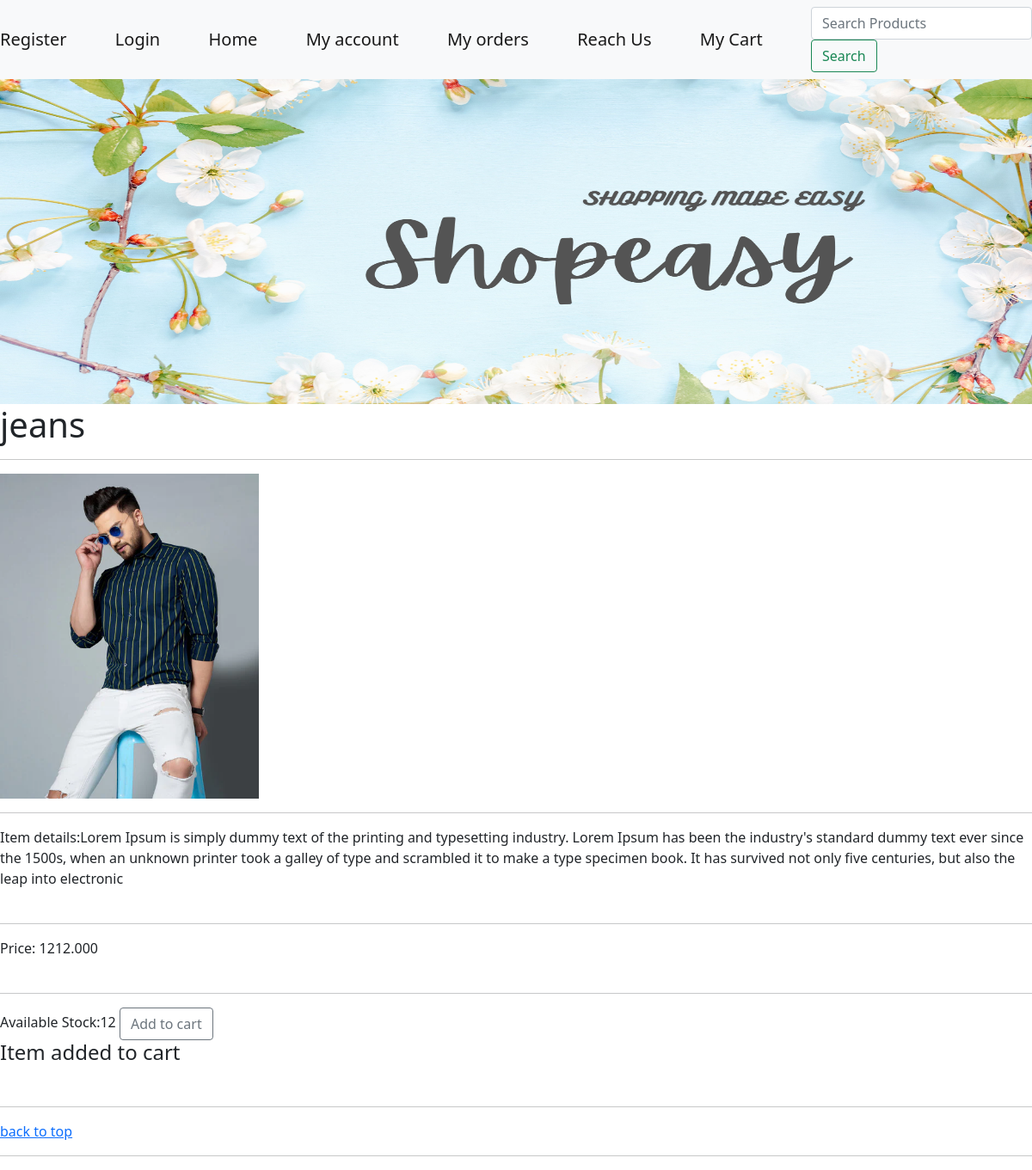
The app's page /product/jeans/ with its own data.
### item/models.py (models this page shows, shortened)
class Product(models.Model):
    name = models.CharField(max_length=250, unique=True)
    slug = models.SlugField(max_length=250, unique=True,blank=True)
    desc = models.TextField(blank=True)
    img = models.ImageField(upload_to='productimg', blank=True)
    category=models.ForeignKey(Category,on_delete=models.CASCADE)
    price = models.DecimalField(max_digits=10,decimal_places=3)
    stock=models.IntegerField(blank=True)
    digital = models.BooleanField(default=False,null=True, blank=True)
    available=models.BooleanField(default=True)
    created=models.DateTimeField(auto_now=True)
    updated=models.DateTimeField(auto_now=True)
    class Meta:
        ordering = ['name']
        verbose_name = 'product'
        verbose_name_plural = 'products'

### item/views.py (the view)
# urls.py: path('product/<slug:p_slug>/',views.proddesc,name='productpage'),
def proddesc(request,p_slug):
    product=get_object_or_404(Product,slug=p_slug)
    messages.info(request,'Item added to cart')
    return render(request,'product.html',{'product':product})

### templates/product.html
{% extends 'base.html' %}
{% block content %}
{% load static %}
<body>
  <h1>{{ product.name }}</h1>
  <hr>
<img src="{{ product.img.url }}" alt="" style="width:auto;height:10cm"><hr>
Item details:{{ product.desc }}<br><br><hr>
Price: {{ product.price }}<br><br><hr>
{% if product.stock < 1 %}
    <strong>Out of Stock </strong>
{% else %}
    Available Stock:{{ product.stock }}
    <button data-product='{{product.id}}' data-action='add'
    class='btn btn-outline-secondary add-btn update-cart'>
    Add to cart
    </button>
  {% for message in messages %}
  <h4>{{message}}</h4>
  {% endfor %}
{% endif %}
{% endblock %}

### records on screen
Product: name "jeans", img (picture), desc "Lorem Ipsum is simply dummy text of the printing and typesetting industry. Lorem Ipsum has been the industry's standard dummy text ever since the 1500s, when an unknown printer took a galley of type and scrambled it to make a type specimen book. It has survived not only five centuries, but also the leap into electronic", price "1212.000", stock "12"

### other values on screen
{{ message }} "Item added to cart"
